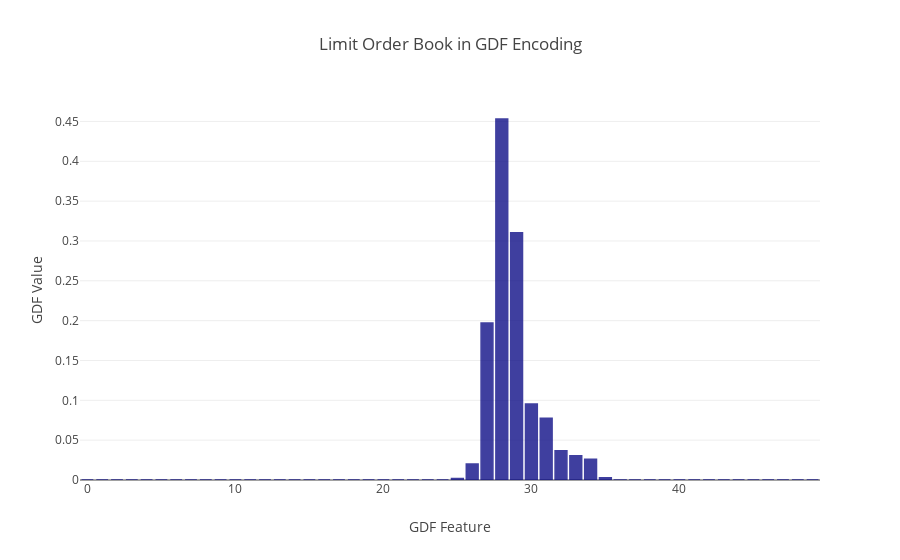

Notebook code cell kept with this figure:
### Code cell
gdf_features = np.empty(K)
for k in range(K):
    gdf_features[k] = gdf_representation(buy_orders, sell_orders, gdfs[k, :])

plot_gdf_features(gdf_features)

### Figure 1 — Plotly figure (JSON) as saved in the notebook; plotly's stock layout.template omitted (floating-point values rounded to 4 significant figures)
{"data": [{"marker": {"color": "rgb(0, 0, 128)", "line": {"color": "rgb(0, 0, 128)", "width": 1.5}}, "name": "GDF Features", "opacity": 0.75, "type": "bar", "uid": "d258818a-83d1-4c37-88ad-6eed64b72ce5", "x": [0, 1, 2, 3, 4, 5, 6, 7, 8, 9, 10, 11, 12, 13, 14, 15, 16, 17, 18, 19, 20, 21, 22, 23, 24, 25, 26, 27, 28, 29, 30, 31, 32, 33, 34, 35, 36, 37, 38, 39, 40, 41, 42, 43, 44, 45, 46, 47, 48, 49], "y": [0, 0, 0, 0, 0, 0, 0, 0, 0, 8.482e-293, 6.802e-262, 1.001e-232, 2.705e-205, 1.342e-179, 1.224e-155, 2.051e-133, 6.323e-113, 3.586e-94, 3.744e-77, 7.205e-62, 2.559e-48, 1.679e-36, 2.043e-26, 4.632e-18, 1.978e-11, 0.001928, 0.02009, 0.1969, 0.4531, 0.3104, 0.09528, 0.07742, 0.03669, 0.03036, 0.02601, 0.002722, 6.693e-06, 3.038e-10, 2.526e-16, 3.847e-24, 1.073e-33, 5.483e-45, 5.131e-58, 8.794e-73, 2.76e-89, 1.587e-107, 1.671e-127, 3.224e-149, 1.139e-172, 7.368e-198]}], "layout": {"showlegend": false, "title": "Limit Order Book in GDF Encoding", "xaxis": {"title": "GDF Feature"}, "yaxis": {"title": "GDF Value"}}}
